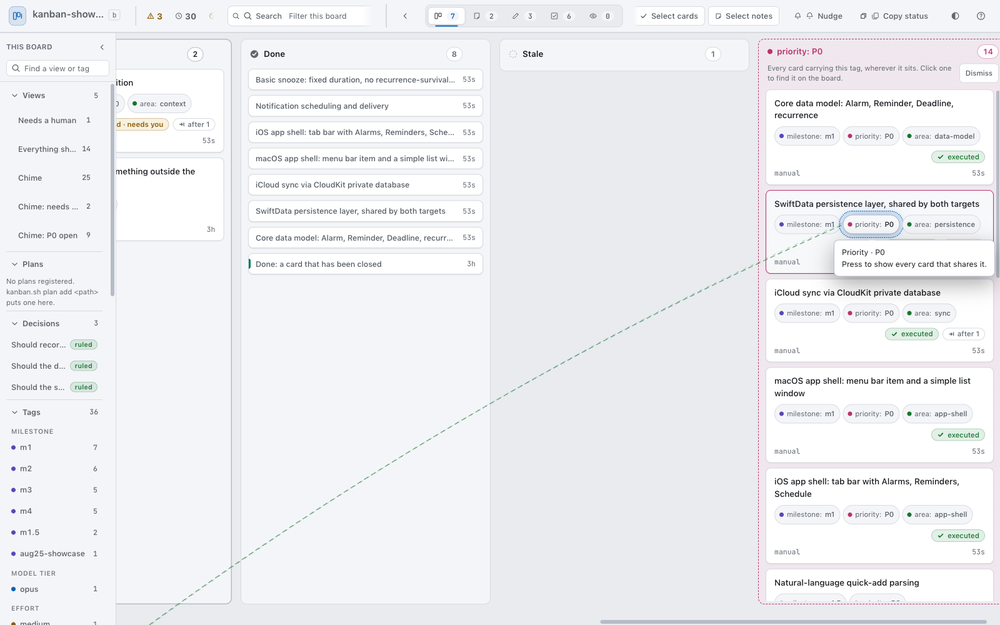
#> input picture scripts/kanban/card-drawer.png, 1000 x 625 px, shrunk from 1600 x 1000 before the run
$ python annotate-screenshot.py kanban/card-drawer.png out.png
#> lines starting #> are read from the running program, lines starting #| are printed output that depends on the picture
#> in main, img is the input picture: PIL image 1000x625 RGB; mean R, G, B 238.4, 239.3, 242.2
#!/usr/bin/env python3
"""
annotate-screenshot.py: Overlay a coordinate grid on a screenshot.

Usage:
    python3 annotate-screenshot.py INPUT.png OUTPUT.png [--grid N] [--marks "X1,Y1 X2,Y2 ..."]

Options:
    --grid N      Grid spacing in pixels (default: 100). Reduce for zoomed views.
    --marks XS    Space-separated list of X,Y pairs to mark with crosshairs.

Output:
    A copy of the input with:
      - Semi-transparent coordinate grid (every N px)
      - Axis labels at each grid line
      - Optional crosshair markers at specified coordinates

Purpose:
    Claude reads the annotated image and can identify element coordinates precisely
    from the grid labels instead of guessing from visual position.
"""

import sys
import argparse
from PIL import Image, ImageDraw, ImageFont

def parse_args():
    parser = argparse.ArgumentParser()
    parser.add_argument("input", help="Input PNG path")
    parser.add_argument("output", help="Output PNG path")
    parser.add_argument("--grid", type=int, default=100, help="Grid spacing in pixels")
    parser.add_argument("--marks", type=str, default="", help="Crosshair marks: 'X1,Y1 X2,Y2'")
    return parser.parse_args()

def draw_grid(img, grid_size):
    """Draw semi-transparent coordinate grid with axis labels."""
#> called with grid_size = 100
    w, h = img.size
#> w = 1000; h = 625

    # Create overlay for semi-transparent grid lines
    overlay = Image.new("RGBA", (w, h), (0, 0, 0, 0))
#> overlay: PIL image 1000x625 RGBA; every value is 0
    grid_draw = ImageDraw.Draw(overlay)

    GRID_COLOR = (255, 80, 80, 60)       # Red, semi-transparent
    LABEL_BG   = (0, 0, 0, 160)          # Dark background for labels
    LABEL_FG   = (255, 255, 80, 255)     # Yellow label text
    ZERO_COLOR = (255, 80, 80, 120)      # Slightly stronger at 0

    # Vertical lines (X axis labels at top)
    for x in range(0, w, grid_size):
        color = ZERO_COLOR if x == 0 else GRID_COLOR
        grid_draw.line([(x, 0), (x, h)], fill=color, width=1)
        # Label background + text
        label = str(x)
        lw = len(label) * 7 + 4
        grid_draw.rectangle([x + 1, 2, x + lw, 16], fill=LABEL_BG)
        grid_draw.text((x + 3, 3), label, fill=LABEL_FG)

    # Horizontal lines (Y axis labels at left)
    for y in range(0, h, grid_size):
        color = ZERO_COLOR if y == 0 else GRID_COLOR
        grid_draw.line([(0, y), (w, y)], fill=color, width=1)
        label = str(y)
        lw = len(label) * 7 + 4
        grid_draw.rectangle([2, y + 1, lw, y + 15], fill=LABEL_BG)
        grid_draw.text((3, y + 2), label, fill=LABEL_FG)

    # Composite grid onto image
    result = Image.alpha_composite(img.convert("RGBA"), overlay)
    return result

def draw_marks(img, marks_str):
    """Draw crosshair + coordinate label at each specified X,Y point."""
    if not marks_str.strip():
        return img

    draw = ImageDraw.Draw(img)
    CROSS_COLOR = (0, 255, 128, 255)   # Bright green
    CROSS_BG    = (0, 0, 0, 200)

    for pair in marks_str.strip().split():
        try:
            x, y = map(int, pair.split(","))
        except ValueError:
            continue

        # Draw crosshair lines
        arm = 20
        draw.line([(x - arm, y), (x + arm, y)], fill=CROSS_COLOR, width=2)
        draw.line([(x, y - arm), (x, y + arm)], fill=CROSS_COLOR, width=2)
        draw.ellipse([(x-4, y-4), (x+4, y+4)], fill=CROSS_COLOR)

        # Coordinate label
        label = f"({x}, {y})"
        lw = len(label) * 7 + 6
        lx = x + 10 if x + lw < img.width else x - lw - 5
        ly = y - 18 if y - 18 > 0 else y + 8
        draw.rectangle([lx, ly, lx + lw, ly + 15], fill=CROSS_BG)
        draw.text((lx + 3, ly + 2), label, fill=CROSS_COLOR)

    return img

def main():
    args = parse_args()
    img = Image.open(args.input)
    img = draw_grid(img, args.grid)
    if args.marks:
        img = draw_marks(img, args.marks)
    img.convert("RGB").save(args.output, "PNG")
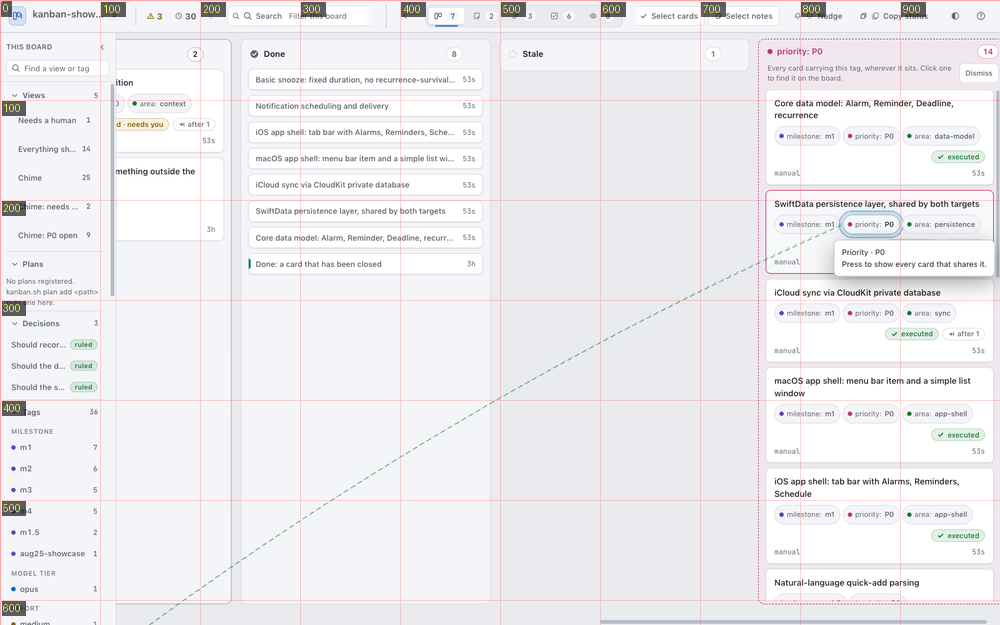
#> saved as out.png: PIL image 1000x625 RGB; mean R, G, B 237.3, 237.2, 239.9
    print(args.output)

if __name__ == "__main__":
    main()

$ run again, on scripts/kanban/bar-1920.png
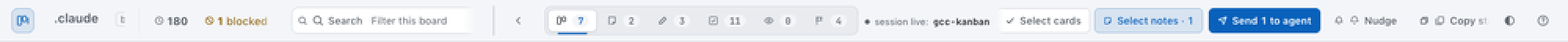
#> input picture scripts/kanban/bar-1920.png, 1000 x 27 px, shrunk from 1920 x 52 before the run (shown 2 times larger)
#> in main, img is the input picture: PIL image 1000x27 RGB; mean R, G, B 227.6, 233, 240.1
#> overlay: PIL image 1000x27 RGBA; every value is 0
#> in draw_grid, `result = Image.alpha_composite(img.convert("RGBA"), overlay)`:
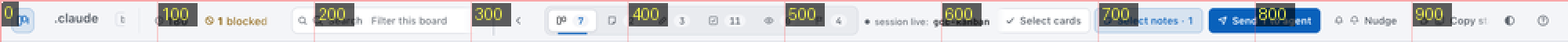
#> result: PIL image 1000x27 RGBA (shown 2 times larger); mean R, G, B, A 212.6, 213.7, 217.2, 255

$ run again, on scripts/kanban/bar-700.png
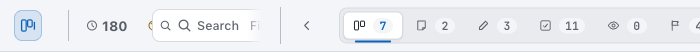
#> input picture scripts/kanban/bar-700.png, 700 x 52 px
#> in main, img is the input picture: PIL image 700x52 RGB; mean R, G, B 236.2, 238.2, 242.1
#> overlay: PIL image 700x52 RGBA; every value is 0
#> in draw_grid, `result = Image.alpha_composite(img.convert("RGBA"), overlay)`:
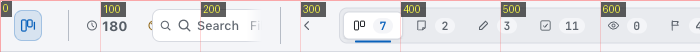
#> result: PIL image 700x52 RGBA; mean R, G, B, A 227.4, 227.3, 229.7, 255

$ run again, on scripts/kanban/bar-900.png
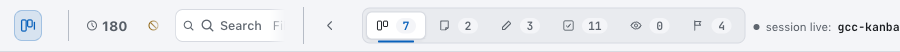
#> input picture scripts/kanban/bar-900.png, 900 x 52 px
#> in main, img is the input picture: PIL image 900x52 RGB; mean R, G, B 236.2, 238.1, 241.8
#> overlay: PIL image 900x52 RGBA; every value is 0
#> in draw_grid, `result = Image.alpha_composite(img.convert("RGBA"), overlay)`:
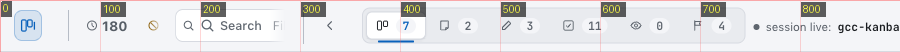
#> result: PIL image 900x52 RGBA; mean R, G, B, A 227.3, 227, 229.2, 255
